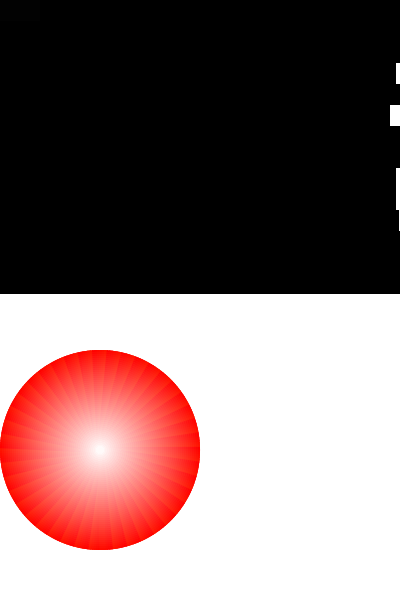
Frame 1 (no input)
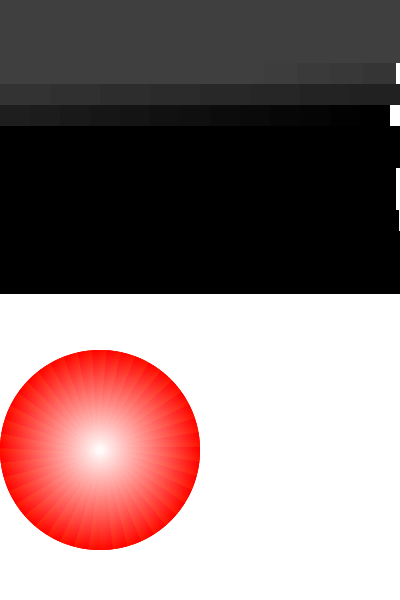
Frame 60 (the mouse pressed at the canvas centre just before this capture)
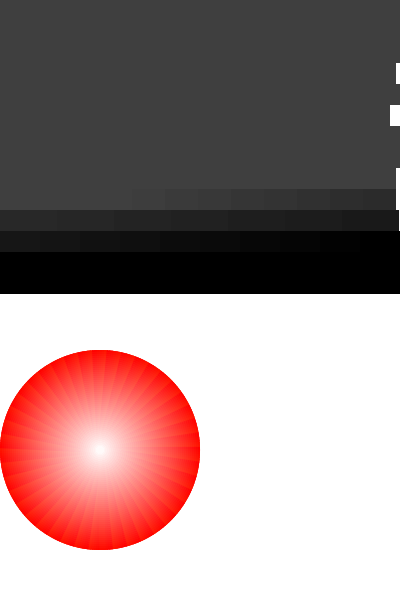
Frame 120 (the mouse held since frame 60 and released just before this capture)

The Processing sketch that drew these frames (run headless with seeded random() and noise(); from frame 60 on, the mouse is pressed at the canvas centre):

// Processing sketch: processing_103922
// ── processing_103922.pde

//set global list of rows to simulate varying strip lengths
int[] rowList = {10, 10, 8, 12, 8, 13, 10, 10, 11, 12 , 7, 10, 10, 10};
ArrayList<Boxel> boxels;
int frameIndex;
ChaseFX chase;
color selectedC;

void setup(){
  size(400, 600); //change this to 1200 for nexus 7
  background(255);
  //colorMode(HSB, 360, 100, 100);
  colorMode(HSB, 360, 100, 100);
  boxels = new ArrayList<Boxel>();
  for (int i = 0; i < rowList.length; i++) {
      for (int j = 0; j < rowList[i]; j++) {
        Boxel newBoxel = new Boxel(j, i);
        boxels.add(newBoxel);
      }
    }
  chase = new ChaseFX(color(0,0,0));
  noStroke();
  translate(width * 0.25, height * 0.75);
  saturationChanger(50,100);
}

void draw(){
  frameIndex = (frameCount % boxels.size());
  //pickColor(); //<-- once per frame check to see whether a enw color has been picked
  //pickEffect(); <-- once per framae check to see whether a new effect has been picked
  //doEffect(frameIndex % boxels.size());
  doEffect();
  for (int i = 0; i < boxels.size(); i++) {
      Boxel b = boxels.get(i);
      render(b);
    }
}

void mousePressed() {
  selectedC = get(mouseX, mouseY);
  chase.setBaseC(selectedC);
}

void render(Boxel b) {
  //if (b.currentC != b.lastC) {
    fill(b.currentC);
    b.setC(b.currentC);
    float ysize = (height/rowList.length)/2;
    float xsize = width/rowList[b.ypos];
    rect((xsize * b.xpos), (ysize * b.ypos), xsize, ysize);
  //}
}

void pickColor() {
  if ((frameCount % (60 * 10)) == 0) {
    float newH = random(360);
    float newS = random(100);
    color newC = color(newH, newS, 50.0);//brightness(chase.baseC));
    chase.setBaseC(newC);
  }
}

void doEffect() {
  chase.FXloop();
}

void saturationChanger(int i, int initial){
 if(i > 0){
  colorTriangle(256,0,initial,initial);
  saturationChanger(i-1, initial-2);
 }
}

void colorTriangle(int iteration, int h, int s,int height){
 if(iteration > 0){
  fill(h%6,s,256);
  triangle(0,0,128*tan(radians(5.625/4)),height,-128*tan(radians(5.625/4)),height);
  rotate(radians(5.625/4));
  colorTriangle(iteration-1, h+1, s, height);
 }
}

class ChaseFX {
  color baseC;
  int chaseFlip;
  int leadFlip;

  ChaseFX(color tempBaseC) {
    baseC = tempBaseC;
    chaseFlip = 1;
    leadFlip = 1;
  }

  void FXloop() {
    int changeMag;
    for (int i = 0; i < boxels.size(); i++) {
      if ((i >= (frameIndex - 25)) && ((i + 1) <= frameIndex)) {
        println("normal case, frameIndex: " + str(frameIndex) + " bindex: " + str(i) + " mag: " + str(frameIndex - i));
        changeBri(i, (frameIndex - i));
      }
      if ((frameIndex < 25) && (frameCount > 25)) { //skip chase the wrap case the first 25 frames
        int diff = 25 - frameIndex;
        if (i >= (boxels.size() - diff)) {
          println("wrap case, frameIndex: " + str(frameIndex) + " bindex: " + str(i) + " mag: " + str(boxels.size() - i + frameIndex));
          changeBri(i, (boxels.size() - i + frameIndex));
        }
      }
    }
  }

  void changeBri(int bIndex, int briChange) {
    Boxel b = boxels.get(bIndex);
    Boxel leadb = boxels.get(frameIndex);
    //float bri = brightness(b.currentC);
    float bri = brightness(leadb.currentC);
    int increment = 1;
    println("incrementing " + str(bIndex) + " by briChange " + str(briChange));
      //println("Incrementing lead boxel brightness from " + str(bri) + " to " + str(bri + leadFlip)); 
    for (int i = 0; i < briChange; i++) {
        if (((bri + increment) > 100) || ((bri + increment) < 0)) {
          chaseFlip *= -1;
        }
      bri += increment * chaseFlip;
      println("bri incrementing: " + str(bri));
    }
    color newC = color(hue(baseC), saturation(baseC), bri);
    println("Old brightness: " + str(brightness(b.currentC)));
    println("New brightness: " + str(brightness(newC)));
    println("Bri: " + str(bri));
    b.setC(newC);
  }

  void setBaseC(color newBaseC) {
    baseC = newBaseC;
  }
}

class Boxel {
  color currentC;
  color lastC;
  int xpos;
  int ypos;

  Boxel(int tempXpos, int tempYpos) {
    currentC = color(0,0,0);
    lastC = color(0,0,0);
    xpos = tempXpos;
    ypos = tempYpos;
  }

  void setC(color newC) {
    lastC = currentC;
    currentC = newC;
  }
}
